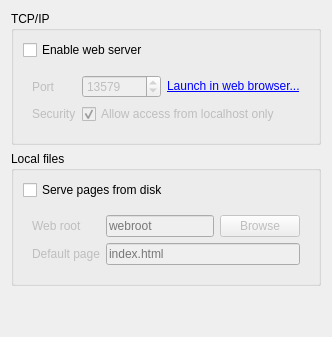
         <widget class="QWidget" name="webPage">
          <layout class="QVBoxLayout" name="verticalLayout_10">
           <item>
            <widget class="QGroupBox" name="webTcpIpBox">
             <property name="title">
              <string>TCP/IP</string>
             </property>
             <layout class="QVBoxLayout" name="verticalLayout_12">
              <item>
               <widget class="QCheckBox" name="webEnableServer">
                <property name="text">
                 <string>Enable web server</string>
                </property>
               </widget>
              </item>
              <item>
               <widget class="QWidget" name="webTcpIpOptions" native="true">
                <property name="enabled">
                 <bool>false</bool>
                </property>
                <layout class="QFormLayout" name="webTcpIpOptionsLayout">
                 <item row="0" column="0">
                  <widget class="QLabel" name="webPortLabel">
                   <property name="text">
                    <string>Port</string>
                   </property>
                  </widget>
                 </item>
                 <item row="0" column="1">
                  <layout class="QHBoxLayout" name="webListenLayout" stretch="1,1">
                   <item>
                    <widget class="QSpinBox" name="webPort">
                     <property name="minimum">
                      <number>1</number>
                     </property>
                     <property name="maximum">
                      <number>65535</number>
                     </property>
                     <property name="value">
                      <number>13579</number>
                     </property>
                    </widget>
                   </item>
                   <item>
                    <widget class="QLabel" name="webPortLink">
                     <property name="text">
                      <string>&lt;a href=&quot;#&quot;&gt;Launch in web browser...&lt;/a&gt;</string>
                     </property>
                    </widget>
                   </item>
                  </layout>
                 </item>
                 <item row="1" column="0">
                  <widget class="QLabel" name="webLocalhostLabel">
                   <property name="text">
                    <string>Security</string>
                   </property>
                  </widget>
                 </item>
                 <item row="1" column="1">
                  <widget class="QCheckBox" name="webLocalhost_v2">
                   <property name="text">
                    <string>Allow access from localhost only</string>
                   </property>
                   <property name="checked">
                    <bool>true</bool>
                   </property>
                  </widget>
                 </item>
                </layout>
               </widget>
              </item>
             </layout>
            </widget>
           </item>
           <item>
            <widget class="QGroupBox" name="webLocalFilesBox">
             <property name="title">
              <string>Local files</string>
             </property>
             <layout class="QVBoxLayout" name="verticalLayout_11">
              <item>
               <widget class="QCheckBox" name="webServePages">
                <property name="text">
                 <string>Serve pages from disk</string>
                </property>
               </widget>
              </item>
              <item>
               <widget class="QWidget" name="webLocalFilesOptions" native="true">
                <property name="enabled">
                 <bool>false</bool>
                </property>
                <layout class="QFormLayout" name="webLocalFilesOptionsLayout">
                 <item row="0" column="0">
                  <widget class="QLabel" name="webRootLabel">
                   <property name="text">
                    <string>Web root</string>
                   </property>
                  </widget>
                 </item>
                 <item row="0" column="1">
                  <layout class="QHBoxLayout" name="servePagesLayout">
                   <item>
                    <widget class="QLineEdit" name="webRoot">
                     <property name="placeholderText">
                      <string>webroot</string>
                     </property>
                    </widget>
                   </item>
                   <item>
                    <widget class="QPushButton" name="webRootBrowse">
                     <property name="text">
                      <string>Browse</string>
                     </property>
                    </widget>
                   </item>
                  </layout>
                 </item>
                 <item row="1" column="0">
                  <widget class="QLabel" name="webDefaultPageLabel">
                   <property name="text">
                    <string>Default page</string>
                   </property>
                  </widget>
                 </item>
                 <item row="1" column="1">
                  <widget class="QLineEdit" name="webDefaultPage">
                   <property name="placeholderText">
                    <string>index.html</string>
                   </property>
                  </widget>
                 </item>
                </layout>
               </widget>
              </item>
             </layout>
            </widget>
           </item>
           <item>
            <spacer name="verticalSpacer_5">
             <property name="orientation">
              <enum>Qt::Orientation::Vertical</enum>
             </property>
             <property name="sizeHint" stdset="0">
              <size>
               <width>20</width>
               <height>40</height>
              </size>
             </property>
            </spacer>
           </item>
          </layout>
         </widget>
